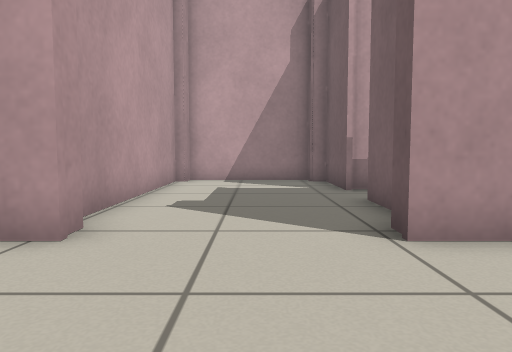
View 1 (above)

16 first-person views from a walk through a world built for the Player/Stage simulator. The camera is 0.5 m above the floor, tilts 4° down and sees 70° across. The lines on the ground mark 1 m squares. The floor is counted in squares, 0.5 m on a side. Each view is taken from the middle of a square. On the plan, view 1 faces up. The plan holds only what a view shows up to about 13 squares ahead; the rest is blank. The robots in the file are not drawn.

View 2
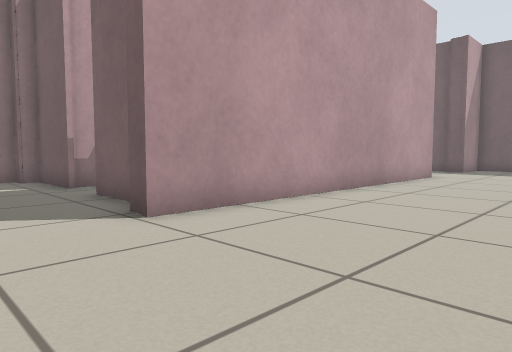

View 3
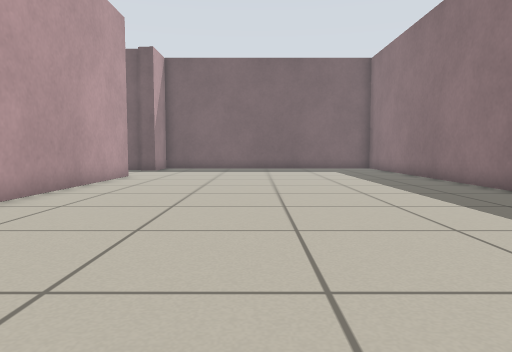

View 4
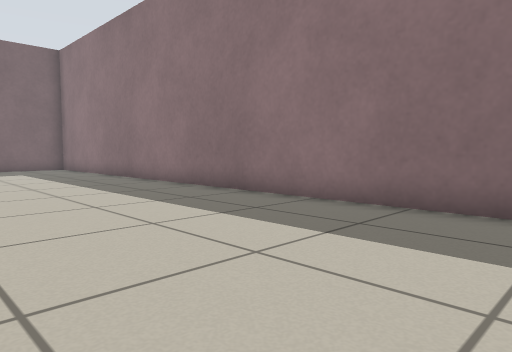

View 5
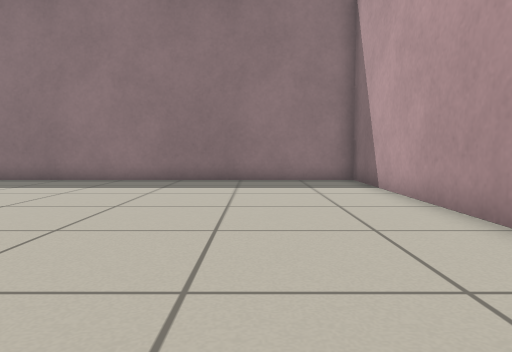

View 6
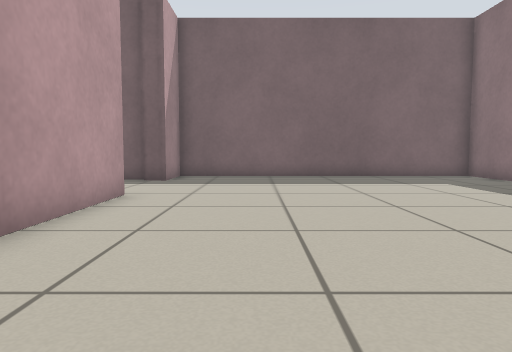

View 7
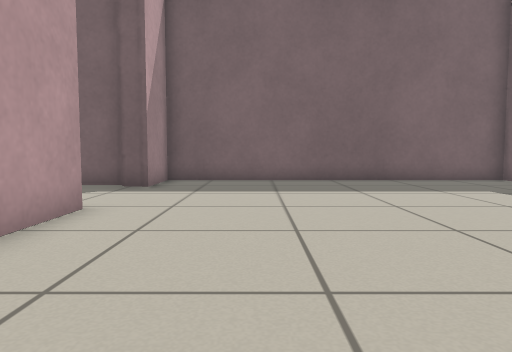

View 8
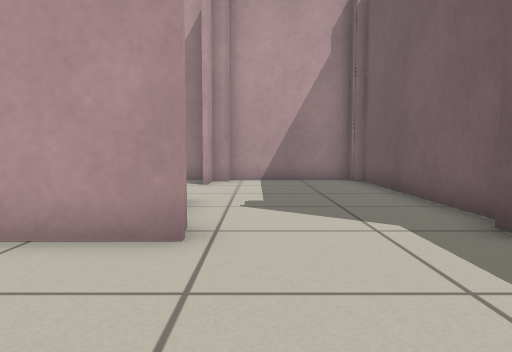

View 9
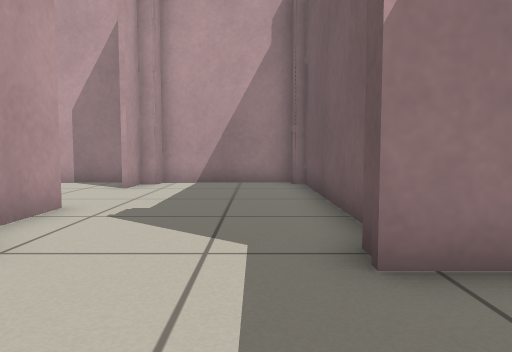

View 10
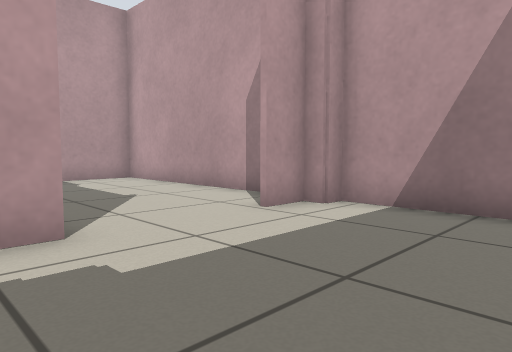

View 11
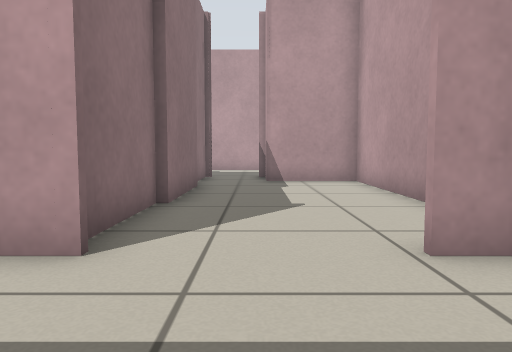

View 12
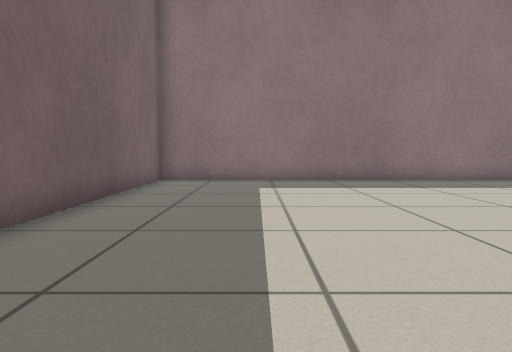

View 13
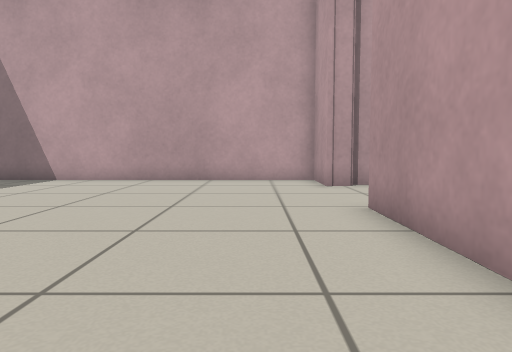

View 14
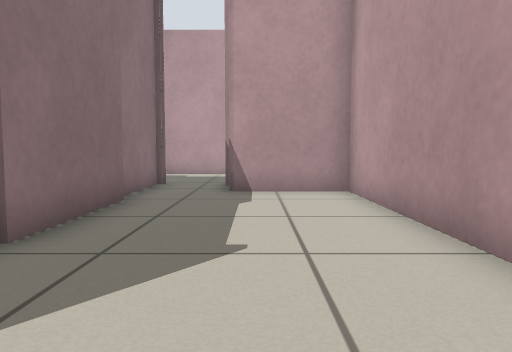

View 15
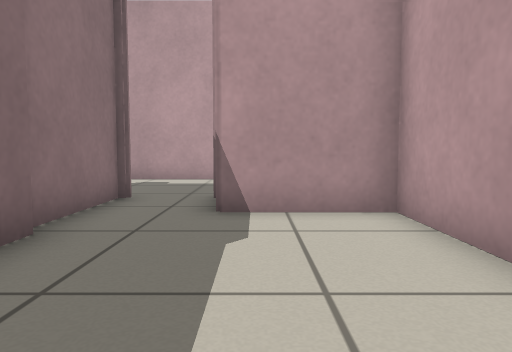

View 16
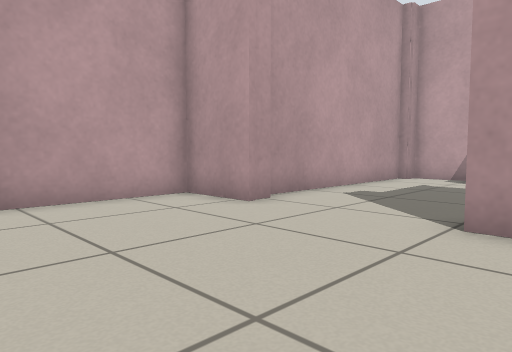

### Floor plan
Ten units are one square. View 1 is at (0, 0); x grows to the right and y downward. Boxes are objects, and circles mark ways between rooms. Rooms are numbered by the first view taken in them; rooms with no view inside come last. Other rooms are left out.
<svg viewBox="-48 -128 245 206">
<path fill="none" stroke="#000" d="M23 -56 23 -74M131 -48 131 -40 17 -40 17 -48M126 -74 126 -58M23 -90 23 -117 17 -117 17 -123 -22 -123 -22 -117 -26 -117 -26 -48M-22 -48 -22 -40 -43 -40 -43 73 192 73 192 -40 171 -40 171 -48M175 -48 175 -117 171 -117 171 -123 131 -123 131 -117 126 -117 126 -106M91 -71 120 -71M56 -74 92 -74M122 -123 42 -123 42 -93 24 -93M24 -71 54 -71"/>
<circle cx="120" cy="-90" r="3" fill="#2a7"/>
<circle cx="35" cy="-85" r="3" fill="#2a7"/>
<text x="70" y="0">1</text>
<text x="80" y="-100">2</text>
</svg>
Room 1 opens to room 2.

Where each view was taken, in squares from view 1:
view 1: 0 up, 0 right, facing up
view 2: 1 down, 1 left, facing up-right
view 3: 1 down, 1 left, facing right
view 4: 1 down, 1 left, facing down-right
view 5: 5 up, 1 left, facing down
view 6: 1 up, 5 right, facing right
view 7: 1 up, 7 right, facing right
view 8: 0 up, 14 right, facing up
view 9: 1 up, 16 right, facing up
view 10: 6 up, 17 right, facing up-left
view 11: 9 up, 16 right, facing left
view 12: 5 up, 16 right, facing down
view 13: 2 up, 8 right, facing left
view 14: 10 up, 13 right, facing left
view 15: 10 up, 10 right, facing left
view 16: 1 down, 3 right, facing up-left
